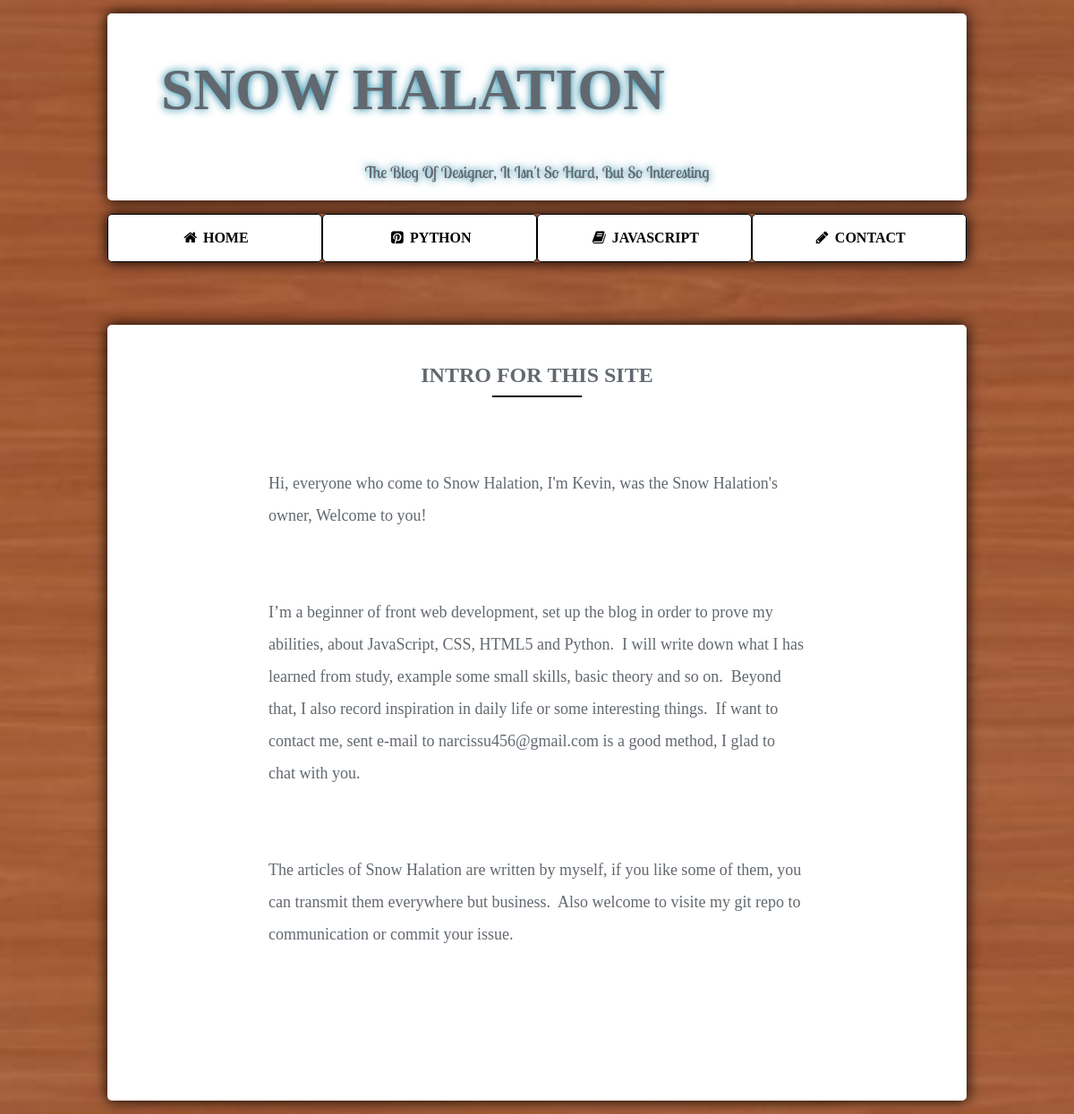
Screenshot of /php/handle_essay.php?action=show&eid=4 with the database file from the repository.
### tables this page shows
CREATE TABLE IF NOT EXISTS `essaybook` (
  `eid` mediumint(8) unsigned NOT NULL AUTO_INCREMENT,
  `title` varchar(128) NOT NULL DEFAULT '',
  `essay` longtext NOT NULL,
  `dilivery_time` int(10) unsigned NOT NULL,
  PRIMARY KEY (`eid`)
);

### php/handle_essay.php (the view, shortened to what this page needs)
<?php
include('./connection.php');
if($_GET['action'] == 'delete'){
    $delete = mysql_query('DELETE FROM essaybook WHERE eid=$_GET["eid"];');
    if($delete){
        echo '<script language="javascript">alert("删除成功！");self.location="./dilivery.php"</script>';
        exit;
    } else{
        exit('删除失败'.mysql_errno().'[ <a href="javascript:history.back(-1)">返回</a> ]');
    }
} elseif($_GET['action'] == 'show'){
    ?>
    <!DOCTYPE html>
    <html>
    <head>
        <?php include('./unify_header.php');?>
    </head>
    <body>
        <div id="container" class="container">
            <header id="header" class="header">
                <h1>snow halation</h1>
                <p id="intro">the blog of designer, it isn't so hard, but so interesting</p>
            </header>
            <?php include('./unify_navigation.php');?>
            <div id="content" class="box_border">
            <?php include('./connection.php');
            function _get($str){
                $val = !empty($_GET[$str])?$_GET[$str]:false;
                return $val;
            }
            if(_get('eid')){
                $table_show = 'essaybook';
                $id_type = 'eid';
                $id = _get('eid');
            } elseif(_get('jid')){
                $table_show = 'jsbook';
                $id_type = 'jid';
                $id = _get('jid');
            } else{
                $table_show = 'pybook';
                $id_type = 'pid';
                $id = _get('pid');
            }
            $show_all = mysql_query("SELECT * FROM $table_show WHERE $id_type=$id LIMIT 1;");
            $show = mysql_fetch_array($show_all);
            echo "<section class='content_li'><header><h2>", $show['title'], "</h2></header>";
            echo "<article class='content'>", html_entity_decode($show['essay']), "</article></section>";
            ?>
            </div>
        </div>
    </body>
    </html>
    <?php
}
?>

### css/main.css (style rules this page uses)
p, pre, textarea { font-family: 'Microsoft YaHei'; font-size: 18px; font-weight: 500; word-wrap: break-word; }
body { font-family: 'Microsoft YaHei'; font-size: 16px; line-height: 2; width: 100%; color: #62686f; background-image: url(../img/background.jpg); background-repeat: no-repeat; background-attachment: fixed; background-position: center; background-size: cover; }
h1 { font-family: 'Lobster'; font-size: 65px; }
h2 { font-family: 'FontAwesome'; margin: 0 60px; margin-top: 30px; text-align: center; text-transform: uppercase; }
h2::after { display: block; width: 100px; margin: 0 auto; content: ''; border-bottom: 2px solid #000; }
header p { text-align: center; }
a { text-decoration: none; color: inherit; }
header#header { line-height: normal; height: 120px; margin: 15px 0; padding: 4px 60px 85px 60px; text-transform: uppercase; border-radius: 5px; background-color: #fff; box-shadow: 0 0 15px #000; text-shadow: 0 0 10px #079; }
#intro { font-family: 'LobsterTwo'; text-transform: capitalize; }
#container { width: 960px; margin: 6px auto; }
.cont_left, .cont_right, { border-radius: 10px; box-shadow: 0 0 15px #000; }
.content { padding: 30px 60px; word-wrap: break-word; }

### css/childStyle.css (style rules this page uses)
.box_border { box-sizing: border-box; border-radius: 5px; box-shadow: 0 0 15px #000; }
#content { width: 100%; margin: 15px 0; padding: 1px 120px; padding-bottom: 120px; background-color: #fff; }
#content h2 { margin: 30px 0; }

### rows the page displays
essaybook: title "INTRO FOR THIS SITE", essay "Hi, everyone who come to Snow Halation, I'm Kevin, was the Snow Halation's owner, Welcome to you! I’m a beginner of front web development, set up the blog in order to prove my abilities, about JavaScript, CSS, HTML5 and Python. I will write down what I has learned from study, example some small skills, basic theory and so on. Beyond that, I also record inspiration in daily life or some interesting things. If want to contact me, sent e-mail to narcissu456@gmail.com is a good method, I glad to chat with you. The articles of Snow Halation are written by myself, if you like some of them, you can transmit them everywhere but business. Also welcome to visite my git repo to communication or commit…"
